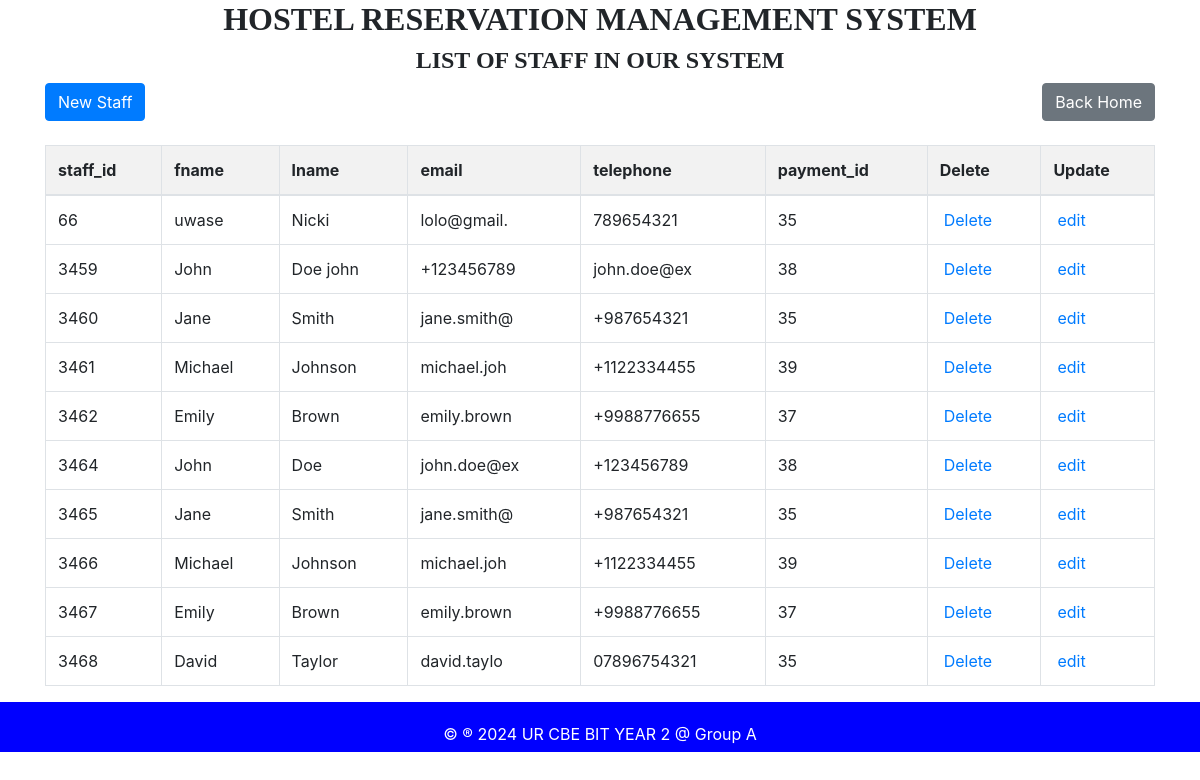
Screenshot of /staff_table.php with the database file from the repository.
### tables this page shows
CREATE TABLE `staff` (
  `staff_id` int(11) NOT NULL,
  `fname` varchar(11) NOT NULL,
  `lname` varchar(11) NOT NULL,
  `email` varchar(11) NOT NULL,
  `telephone` varchar(15) NOT NULL,
  `payment_id` int(11) NOT NULL
);

### staff_table.php (the view, shortened to what this page needs)
<!DOCTYPE html>
<html lang="en">
<head>
    <link href="https://stackpath.bootstrapcdn.com/bootstrap/4.5.2/css/bootstrap.min.css" rel="stylesheet">
</head>
<body>
    <div class="container">
        <h2 style="text-align: center; font-family: century; font-weight: bold;">HOSTEL RESERVATION MANAGEMENT SYSTEM</h2>
        <h4 style="text-align: center; font-family: century; font-weight: bold;">LIST OF STAFF IN OUR SYSTEM</h4>
        <a href="customer_form.php" class="btn btn-primary">New Staff</a>
        <a href="home.php" class="btn btn-secondary" style="float: right;">Back Home</a>
        <br><br>
        <?php
        include "dbconnection.php";
        $sql = "SELECT * FROM staff";
        $result = $connection->query($sql);
        ?>
        <table class="table table-bordered">
            <thead class="bg-warning">
                <tr>
                    <th>staff_id</th>
                    <th>fname</th>
                    <th>lname</th>
                    <th>email</th>
                    <th>telephone</th>
                    <th>payment_id</th>
                    <th>Delete</th>
                    <th>Update</th>
                </tr>
            </thead>
            <tbody>
                <?php
                if ($result->num_rows > 0) {
                    while ($row = $result->fetch_assoc()) {
                        echo "<tr>
                            <td>" . htmlspecialchars($row['staff_id']) . "</td>
                            <td>" . htmlspecialchars($row['fname']) . "</td>
                            <td>" . htmlspecialchars($row['lname']) . "</td>
                            <td>" . htmlspecialchars($row['email']) . "</td>
                            <td>" . htmlspecialchars($row['telephone']) . "</td>
                            <td>" . htmlspecialchars($row['payment_id']) . "</td>
                          <td><a style='padding:4px' href='deletestaff.php?staff_id={$row['staff_id']}'>Delete</a></td>
                <td><a style='padding:4px' href='update_staff.php?staff_id={$row['staff_id']}'>edit</a></td>
                </tr>";
                    }
                } else {
                    echo "<tr><td colspan='8'>No data found</td></tr>";
                }
                ?>
            </tbody>
        </table>
    </div>
    <footer>
        &copy; &reg; 2024 UR CBE BIT YEAR 2 @ Group A
    </footer>
</body>
</html>

### staff_table.php (style rules this page uses)
table { width: 100%; border-collapse: collapse; }
th, td { border: 1px solid #ddd; padding: 8px; text-align: left; }
th { background-color: #f2f2f2; }
footer { height: 50px; text-align: center; padding: 20px; color: white; background-color: blue; }

### rows the page displays
staff: staff_id "66", fname "uwase", lname "Nicki", email "lolo@gmail.", telephone "789654321", payment "35"
staff: staff_id "3459", fname "John", lname "Doe john", email "+123456789", telephone "john.doe@ex", payment "38"
staff: staff_id "3460", fname "Jane", lname "Smith", email "jane.smith@", telephone "+987654321", payment "35"
staff: staff_id "3461", fname "Michael", lname "Johnson", email "michael.joh", telephone "+1122334455", payment "39"
staff: staff_id "3462", fname "Emily", lname "Brown", email "emily.brown", telephone "+9988776655", payment "37"
staff: staff_id "3464", fname "John", lname "Doe", email "john.doe@ex", telephone "+123456789", payment "38"
staff: staff_id "3465", fname "Jane", lname "Smith", email "jane.smith@", telephone "+987654321", payment "35"
staff: staff_id "3466", fname "Michael", lname "Johnson", email "michael.joh", telephone "+1122334455", payment "39"
staff: staff_id "3467", fname "Emily", lname "Brown", email "emily.brown", telephone "+9988776655", payment "37"
staff: staff_id "3468", fname "David", lname "Taylor", email "david.taylo", telephone "07896754321", payment "35"
